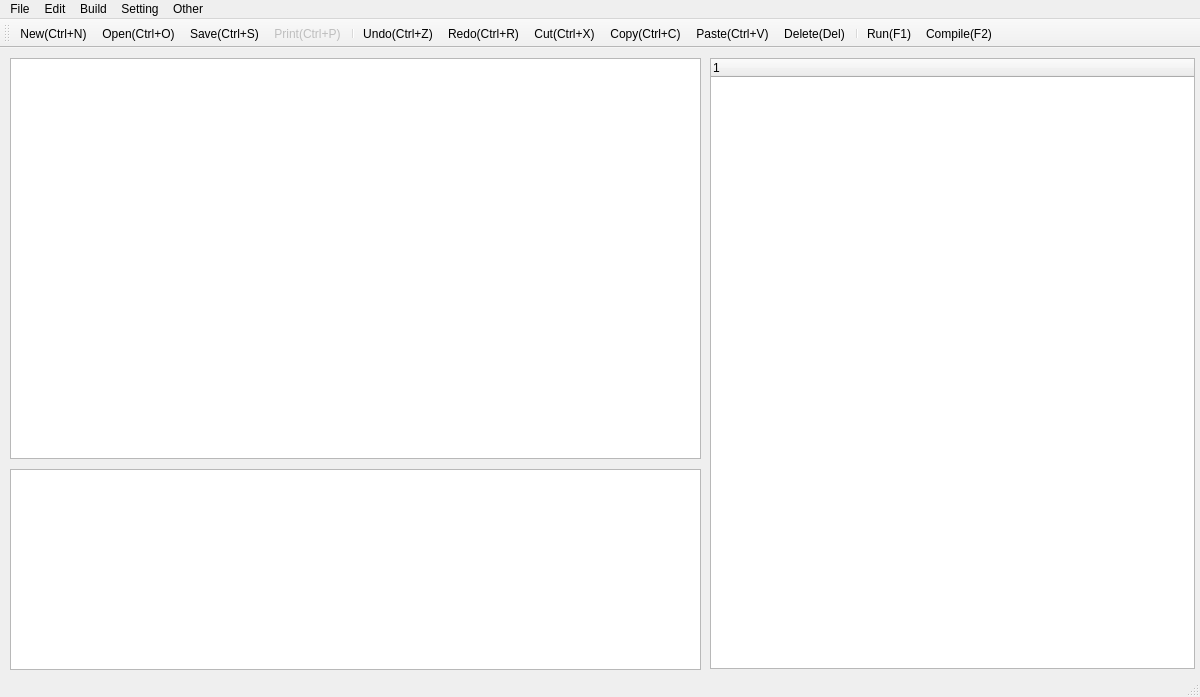
<?xml version="1.0" encoding="UTF-8"?>
<ui version="4.0">
 <class>MainWindow</class>
 <widget class="QMainWindow" name="MainWindow">
  <property name="geometry">
   <rect>
    <x>0</x>
    <y>0</y>
    <width>1200</width>
    <height>697</height>
   </rect>
  </property>
  <property name="windowTitle">
   <string>MainWindow</string>
  </property>
  <widget class="QWidget" name="centralWidget">
   <widget class="QTextEdit" name="textEdit">
    <property name="enabled">
     <bool>true</bool>
    </property>
    <property name="geometry">
     <rect>
      <x>10</x>
      <y>10</y>
      <width>691</width>
      <height>401</height>
     </rect>
    </property>
    <property name="font">
     <font>
      <family>.SF NS Text</family>
      <pointsize>14</pointsize>
      <weight>50</weight>
      <italic>false</italic>
      <bold>false</bold>
     </font>
    </property>
    <property name="toolTip">
     <string>&lt;html&gt;&lt;head/&gt;&lt;body&gt;&lt;p&gt;&lt;br/&gt;&lt;/p&gt;&lt;/body&gt;&lt;/html&gt;</string>
    </property>
    <property name="styleSheet">
     <string notr="true">font: 14pt &quot;.SF NS Text&quot;;</string>
    </property>
   </widget>
   <widget class="QTextBrowser" name="textBrowser">
    <property name="geometry">
     <rect>
      <x>10</x>
      <y>421</y>
      <width>691</width>
      <height>201</height>
     </rect>
    </property>
    <property name="html">
     <string>&lt;!DOCTYPE HTML PUBLIC &quot;-//W3C//DTD HTML 4.0//EN&quot; &quot;http://www.w3.org/TR/REC-html40/strict.dtd&quot;&gt;
&lt;html&gt;&lt;head&gt;&lt;meta name=&quot;qrichtext&quot; content=&quot;1&quot; /&gt;&lt;style type=&quot;text/css&quot;&gt;
p, li { white-space: pre-wrap; }
&lt;/style&gt;&lt;/head&gt;&lt;body style=&quot; font-family:'.SF NS Text'; font-size:13pt; font-weight:400; font-style:normal;&quot;&gt;
&lt;p style=&quot;-qt-paragraph-type:empty; margin-top:0px; margin-bottom:0px; margin-left:0px; margin-right:0px; -qt-block-indent:0; text-indent:0px;&quot;&gt;&lt;br /&gt;&lt;/p&gt;&lt;/body&gt;&lt;/html&gt;</string>
    </property>
   </widget>
   <widget class="QTreeWidget" name="treeWidget">
    <property name="geometry">
     <rect>
      <x>710</x>
      <y>10</y>
      <width>485</width>
      <height>611</height>
     </rect>
    </property>
    <column>
     <property name="text">
      <string notr="true">1</string>
     </property>
    </column>
   </widget>
  </widget>
  <widget class="QMenuBar" name="menuBar">
   <property name="geometry">
    <rect>
     <x>0</x>
     <y>0</y>
     <width>1200</width>
     <height>22</height>
    </rect>
   </property>
   <widget class="QMenu" name="File">
    <property name="title">
     <string>File</string>
    </property>
    <addaction name="FNew"/>
    <addaction name="FOpen"/>
    <addaction name="separator"/>
    <addaction name="FSave"/>
    <addaction name="FSaveAs"/>
    <addaction name="FPrint"/>
    <addaction name="separator"/>
    <addaction name="FExit"/>
   </widget>
   <widget class="QMenu" name="Edit">
    <property name="title">
     <string>Edit</string>
    </property>
    <addaction name="EUndo"/>
    <addaction name="ERedo"/>
    <addaction name="separator"/>
    <addaction name="ECut"/>
    <addaction name="ECopy"/>
    <addaction name="EPaste"/>
    <addaction name="EDelete"/>
    <addaction name="separator"/>
    <addaction name="ESelectAll"/>
   </widget>
   <widget class="QMenu" name="Build">
    <property name="title">
     <string>Build</string>
    </property>
    <addaction name="BRun"/>
    <addaction name="separator"/>
    <addaction name="BCompile"/>
   </widget>
   <widget class="QMenu" name="Setting">
    <property name="title">
     <string>Setting</string>
    </property>
    <addaction name="SFont"/>
    <addaction name="SBackGroundColor"/>
   </widget>
   <widget class="QMenu" name="Other">
    <property name="title">
     <string>Other</string>
    </property>
    <addaction name="O_About"/>
    <addaction name="O_Help"/>
   </widget>
   <addaction name="File"/>
   <addaction name="Edit"/>
   <addaction name="Build"/>
   <addaction name="Setting"/>
   <addaction name="Other"/>
  </widget>
  <widget class="QToolBar" name="mainToolBar">
   <attribute name="toolBarArea">
    <enum>TopToolBarArea</enum>
   </attribute>
   <attribute name="toolBarBreak">
    <bool>false</bool>
   </attribute>
   <addaction name="FNew"/>
   <addaction name="FOpen"/>
   <addaction name="FSave"/>
   <addaction name="FPrint"/>
   <addaction name="separator"/>
   <addaction name="EUndo"/>
   <addaction name="ERedo"/>
   <addaction name="ECut"/>
   <addaction name="ECopy"/>
   <addaction name="EPaste"/>
   <addaction name="EDelete"/>
   <addaction name="separator"/>
   <addaction name="BRun"/>
   <addaction name="BCompile"/>
  </widget>
  <widget class="QStatusBar" name="statusBar"/>
  <action name="FNew">
   <property name="icon">
    <iconset resource="../../res/res.qrc">
     <normaloff>:/New.png</normaloff>:/New.png</iconset>
   </property>
   <property name="text">
    <string>New(Ctrl+N)</string>
   </property>
   <property name="shortcut">
    <string>Meta+N</string>
   </property>
  </action>
  <action name="FOpen">
   <property name="icon">
    <iconset resource="../../res/res.qrc">
     <normaloff>:/Open.png</normaloff>:/Open.png</iconset>
   </property>
   <property name="text">
    <string>Open(Ctrl+O)</string>
   </property>
   <property name="shortcut">
    <string>Meta+O</string>
   </property>
  </action>
  <action name="FSave">
   <property name="icon">
    <iconset resource="../../res/res.qrc">
     <normaloff>:/Save.png</normaloff>:/Save.png</iconset>
   </property>
   <property name="text">
    <string>Save(Ctrl+S)</string>
   </property>
   <property name="shortcut">
    <string>Meta+S</string>
   </property>
  </action>
  <action name="FSaveAs">
   <property name="text">
    <string>Save As(Ctrl+Shift+S)</string>
   </property>
   <property name="shortcut">
    <string>Meta+Shift+S</string>
   </property>
  </action>
  <action name="FPrint">
   <property name="enabled">
    <bool>false</bool>
   </property>
   <property name="icon">
    <iconset resource="../../res/res.qrc">
     <normaloff>:/Print.png</normaloff>:/Print.png</iconset>
   </property>
   <property name="text">
    <string>Print(Ctrl+P)</string>
   </property>
   <property name="shortcut">
    <string>Meta+P</string>
   </property>
  </action>
  <action name="FExit">
   <property name="text">
    <string>Quit(Ctrl+Q)</string>
   </property>
   <property name="shortcut">
    <string>Meta+Q</string>
   </property>
  </action>
  <action name="EUndo">
   <property name="icon">
    <iconset resource="../../res/res.qrc">
     <normaloff>:/Undo.png</normaloff>:/Undo.png</iconset>
   </property>
   <property name="text">
    <string>Undo(Ctrl+Z)</string>
   </property>
   <property name="shortcut">
    <string>Meta+Z</string>
   </property>
  </action>
  <action name="ECut">
   <property name="icon">
    <iconset resource="../../res/res.qrc">
     <normaloff>:/Cut.png</normaloff>:/Cut.png</iconset>
   </property>
   <property name="text">
    <string>Cut(Ctrl+X)</string>
   </property>
   <property name="shortcut">
    <string>Meta+X</string>
   </property>
  </action>
  <action name="ECopy">
   <property name="icon">
    <iconset resource="../../res/res.qrc">
     <normaloff>:/Copy.png</normaloff>:/Copy.png</iconset>
   </property>
   <property name="text">
    <string>Copy(Ctrl+C)</string>
   </property>
   <property name="shortcut">
    <string>Meta+C</string>
   </property>
  </action>
  <action name="EPaste">
   <property name="icon">
    <iconset resource="../../res/res.qrc">
     <normaloff>:/Paste.png</normaloff>:/Paste.png</iconset>
   </property>
   <property name="text">
    <string>Paste(Ctrl+V)</string>
   </property>
   <property name="shortcut">
    <string>Meta+V</string>
   </property>
  </action>
  <action name="EDelete">
   <property name="icon">
    <iconset resource="../../res/res.qrc">
     <normaloff>:/Delete.png</normaloff>:/Delete.png</iconset>
   </property>
   <property name="text">
    <string>Delete(Del)</string>
   </property>
   <property name="shortcut">
    <string>Backspace</string>
   </property>
  </action>
  <action name="ESelectAll">
   <property name="text">
    <string>Select All(Ctrl+A)</string>
   </property>
   <property name="shortcut">
    <string>Meta+A</string>
   </property>
  </action>
  <action name="ERedo">
   <property name="icon">
    <iconset resource="../../res/res.qrc">
     <normaloff>:/Redo.png</normaloff>:/Redo.png</iconset>
   </property>
   <property name="text">
    <string>Redo(Ctrl+R)</string>
   </property>
   <property name="shortcut">
    <string>Meta+R</string>
   </property>
  </action>
  <action name="BCompile">
   <property name="icon">
    <iconset resource="../../res/res.qrc">
     <normaloff>:/build.png</normaloff>:/build.png</iconset>
   </property>
   <property name="text">
    <string>Compile(F2)</string>
   </property>
   <property name="toolTip">
    <string>Compile(F2)</string>
   </property>
   <property name="shortcut">
    <string>F2</string>
   </property>
  </action>
  <action name="BRun">
   <property name="icon">
    <iconset resource="../../res/res.qrc">
     <normaloff>:/run.png</normaloff>:/run.png</iconset>
   </property>
   <property name="text">
    <string>Run(F1)</string>
   </property>
   <property name="toolTip">
    <string>Run(F1)</string>
   </property>
   <property name="shortcut">
    <string>F1</string>
   </property>
  </action>
  <action name="SFont">
   <property name="text">
    <string>Font</string>
   </property>
  </action>
  <action name="SBackGroundColor">
   <property name="text">
    <string>BackGround Color</string>
   </property>
  </action>
  <action name="O_About">
   <property name="text">
    <string>Author</string>
   </property>
  </action>
  <action name="O_Help">
   <property name="text">
    <string>Help</string>
   </property>
  </action>
 </widget>
 <layoutdefault spacing="6" margin="11"/>
 <resources>
  <include location="../../res/res.qrc"/>
 </resources>
 <connections/>
</ui>
